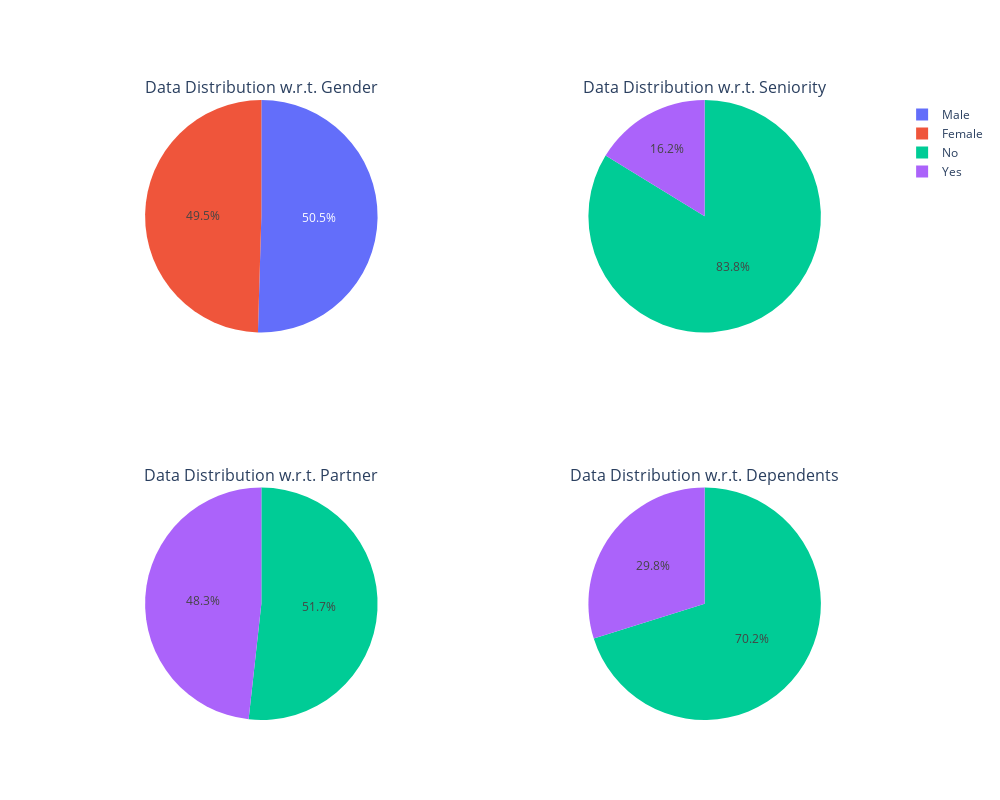

Source (notebook cell):
### Code cell
fig = make_subplots(
    rows=2, cols=2,
    specs=[[{"type": "pie"}, {"type": "pie"}],[{"type": "pie"}, {"type": "pie"}]],
    subplot_titles=('Data Distribution w.r.t. Gender', 'Data Distribution w.r.t. Seniority', 'Data Distribution w.r.t. Partner', 'Data Distribution w.r.t. Dependents')
)
fig.add_trace(
    px.pie(gender_distribution, values='gender', names=gender_distribution.index).data[0],
    row=1, col=1
)
fig.add_trace(
    px.pie(seniority_distribution, values='SeniorCitizen', names=seniority_distribution.index).data[0],
    row=1, col=2
)
fig.add_trace(
    px.pie(partner_distribution, values='Partner', names=partner_distribution.index).data[0],
    row=2, col=1
)
fig.add_trace(
    px.pie(dependent_distribution, values='Dependents', names=dependent_distribution.index).data[0],
    row=2, col=2
)
fig.update_layout(height=800, width=1000)
fig.show()

### Figure 1 — Plotly figure (JSON) as saved in the notebook; plotly's stock layout.template omitted (floating-point values rounded to 4 significant figures)
{"data": [{"domain": {"x": [0, 0.45], "y": [0.625, 1]}, "hovertemplate": "index=%{label}<br>gender=%{value}<extra></extra>", "labels": ["Male", "Female"], "legendgroup": "", "name": "", "showlegend": true, "type": "pie", "values": [3549, 3483]}, {"domain": {"x": [0.55, 1], "y": [0.625, 1]}, "hovertemplate": "index=%{label}<br>SeniorCitizen=%{value}<extra></extra>", "labels": ["No", "Yes"], "legendgroup": "", "name": "", "showlegend": true, "type": "pie", "values": [5890, 1142]}, {"domain": {"x": [0, 0.45], "y": [0, 0.375]}, "hovertemplate": "index=%{label}<br>Partner=%{value}<extra></extra>", "labels": ["No", "Yes"], "legendgroup": "", "name": "", "showlegend": true, "type": "pie", "values": [3639, 3393]}, {"domain": {"x": [0.55, 1], "y": [0, 0.375]}, "hovertemplate": "index=%{label}<br>Dependents=%{value}<extra></extra>", "labels": ["No", "Yes"], "legendgroup": "", "name": "", "showlegend": true, "type": "pie", "values": [4933, 2099]}], "layout": {"annotations": [{"font": {"size": 16}, "showarrow": false, "text": "Data Distribution w.r.t. Gender", "x": 0.225, "xanchor": "center", "xref": "paper", "y": 1, "yanchor": "bottom", "yref": "paper"}, {"font": {"size": 16}, "showarrow": false, "text": "Data Distribution w.r.t. Seniority", "x": 0.775, "xanchor": "center", "xref": "paper", "y": 1, "yanchor": "bottom", "yref": "paper"}, {"font": {"size": 16}, "showarrow": false, "text": "Data Distribution w.r.t. Partner", "x": 0.225, "xanchor": "center", "xref": "paper", "y": 0.375, "yanchor": "bottom", "yref": "paper"}, {"font": {"size": 16}, "showarrow": false, "text": "Data Distribution w.r.t. Dependents", "x": 0.775, "xanchor": "center", "xref": "paper", "y": 0.375, "yanchor": "bottom", "yref": "paper"}], "height": 800, "width": 1000}}
